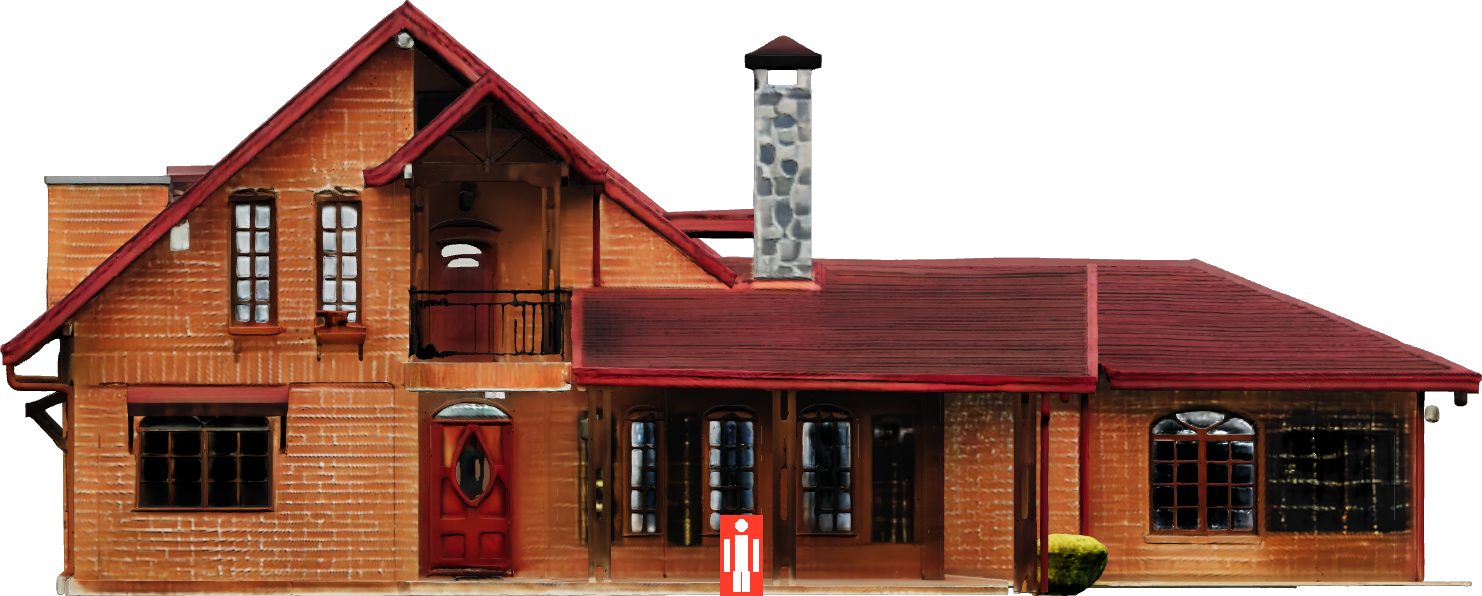
#> input picture projects/project_10/output_photos/orthophotos/human_scale_front.png, 1482 x 596 px
$ python -i create_human_scale.py   (imports and definitions only)
#> lines starting #> are read from the running program, lines starting #| are printed output that depends on the picture
#!/usr/bin/env python3
"""Create a front orthophoto with a deterministic human scale marker."""

from __future__ import annotations

import argparse
import base64
import io
import json
import os
import re
from dataclasses import dataclass
from pathlib import Path
from typing import Any

from dotenv import load_dotenv
from openai import OpenAI
from PIL import Image, ImageChops, ImageDraw


APP_ROOT = Path(__file__).resolve().parents[1]
OUTPUT_NAME = "human_scale_front.png"
METADATA_NAME = "human_scale_front_metadata.json"

FLOOR_HEIGHT_RATIOS = {
    1: 0.30,
    2: 0.22,
    3: 0.16,
    4: 0.13,
}
PERSON_HEIGHT_M = 1.70
REFERENCE_HEIGHTS_M = {
    "front_door": 2.05,
    "garage_door": 2.25,
    "first_floor": 2.75,
}
REFERENCE_PRIORITY = ("front_door", "garage_door", "first_floor", "floor_count_fallback")


@dataclass(frozen=True)
class VisibleBounds:
    left: int
    top: int
    right: int
    bottom: int

    @property
    def width(self) -> int:
        return self.right - self.left + 1

    @property
    def height(self) -> int:
        return self.bottom - self.top + 1

    def as_crop_box(self) -> tuple[int, int, int, int]:
        return (self.left, self.top, self.right + 1, self.bottom + 1)


# [29 lines left out: functions parse_args, find_front_image, find_face_image, not called in this run]


def visible_bounds(image: Image.Image) -> VisibleBounds:
    rgba = image.convert("RGBA")
    alpha = rgba.getchannel("A")
    bbox = None

    if alpha.getextrema()[0] < 250:
        bbox = alpha.point(lambda value: 255 if value > 8 else 0).getbbox()

    if bbox is None:
        # Fallback for images without meaningful alpha: trim against the corner
        # color so black/white canvas padding does not drive the scale.
        background = Image.new(rgba.mode, rgba.size, rgba.getpixel((0, 0)))
        difference = ImageChops.difference(rgba, background)
        bbox = difference.getbbox()

    if bbox is None:
        raise RuntimeError("Could not detect visible pixels in the front orthophoto.")

    left, top, right, bottom = bbox
    return VisibleBounds(left=left, top=top, right=right - 1, bottom=bottom - 1)


def crop_to_visible_content(image: Image.Image) -> tuple[Image.Image, VisibleBounds]:
    bounds = visible_bounds(image)
    return image.convert("RGBA").crop(bounds.as_crop_box()), bounds


# [84 lines left out: functions extract_json, image_to_base64_png, normalize_reference_type, analyze_scale_with_openai, not called in this run]


def ratio_for_floor_count(floors: int) -> float:
    floors = max(1, min(4, floors))
    return FLOOR_HEIGHT_RATIOS.get(floors, FLOOR_HEIGHT_RATIOS[2])


# [146 lines left out: functions fallback_height_for_floors, number_or_none, resolve_person_height, marker_geometry, draw_human_marker, not called in this run]


def write_metadata(path: Path, metadata: dict[str, Any]) -> None:
    path.write_text(json.dumps(metadata, indent=2), encoding="utf-8")


# [163 lines left out: functions calculate_building_dimensions, main, not called in this run]


# [2 lines not run here, left out]

>>> from PIL import Image
>>> picture = Image.open('../projects/project_10/output_photos/orthophotos/human_scale_front.png')
#> picture is the input picture: PIL image 1482x596 RGBA; mean R, G, B, A 72.5, 39.9, 28.7, 160.3
>>> result = crop_to_visible_content(picture)
#> in visible_bounds, `alpha = rgba.getchannel("A")`:
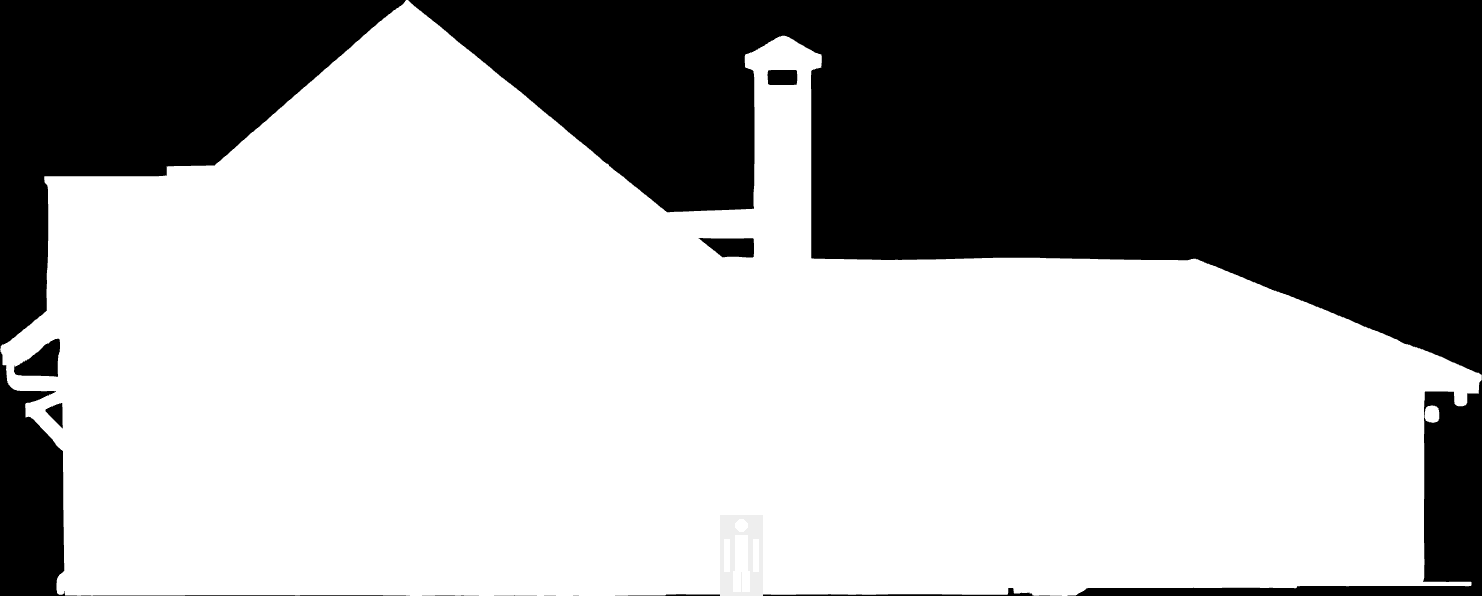
#> alpha: PIL image 1482x596 L; min 0, max 255, mean 160.3
#> in visible_bounds, `bbox = alpha.point(lambda value: 255 if value > 8 else 0).getbbox()`: bbox = (0, 0, 1482, 596)
#> in visible_bounds, `left, top, right, bottom = bbox`: left = 0; right = 1482; bottom = 596

$ run again, on projects/project_10/output_photos/orthophotos/base_basic_pbr_back.png
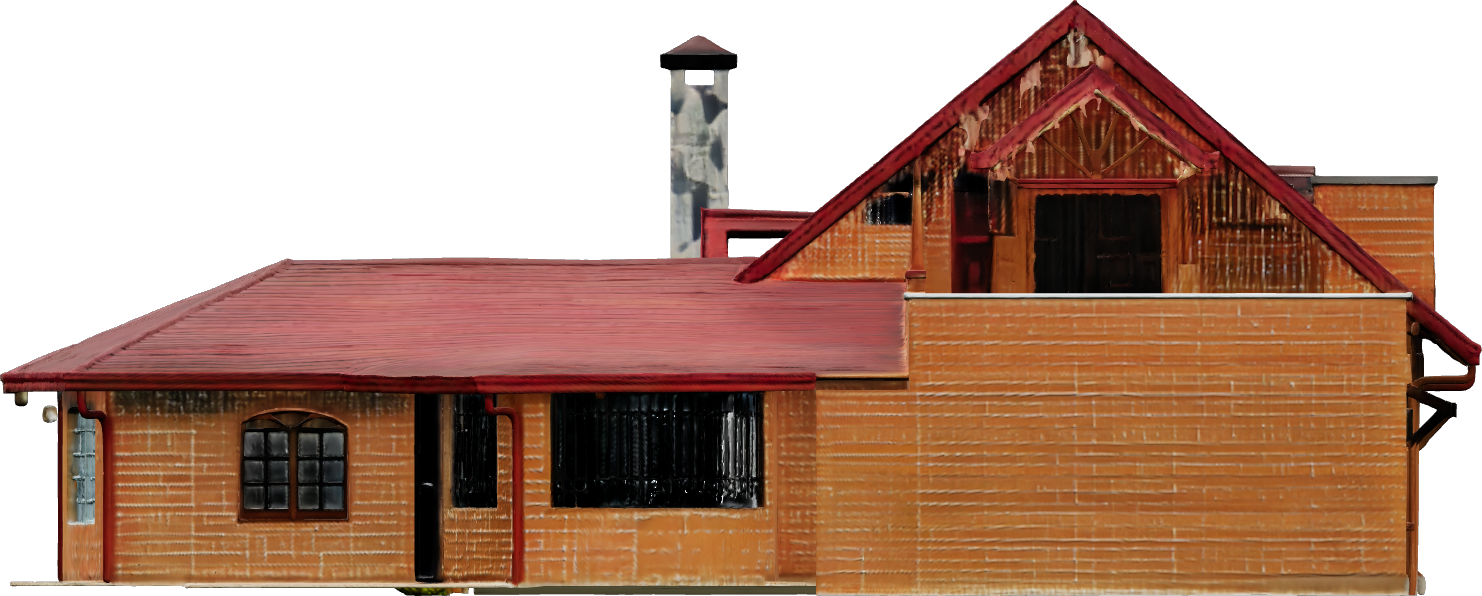
#> input picture projects/project_10/output_photos/orthophotos/base_basic_pbr_back.png, 1482 x 596 px
#> picture is the input picture: PIL image 1482x596 RGBA; mean R, G, B, A 86.4, 51.8, 34.9, 160.3
#> in visible_bounds, `alpha = rgba.getchannel("A")`:
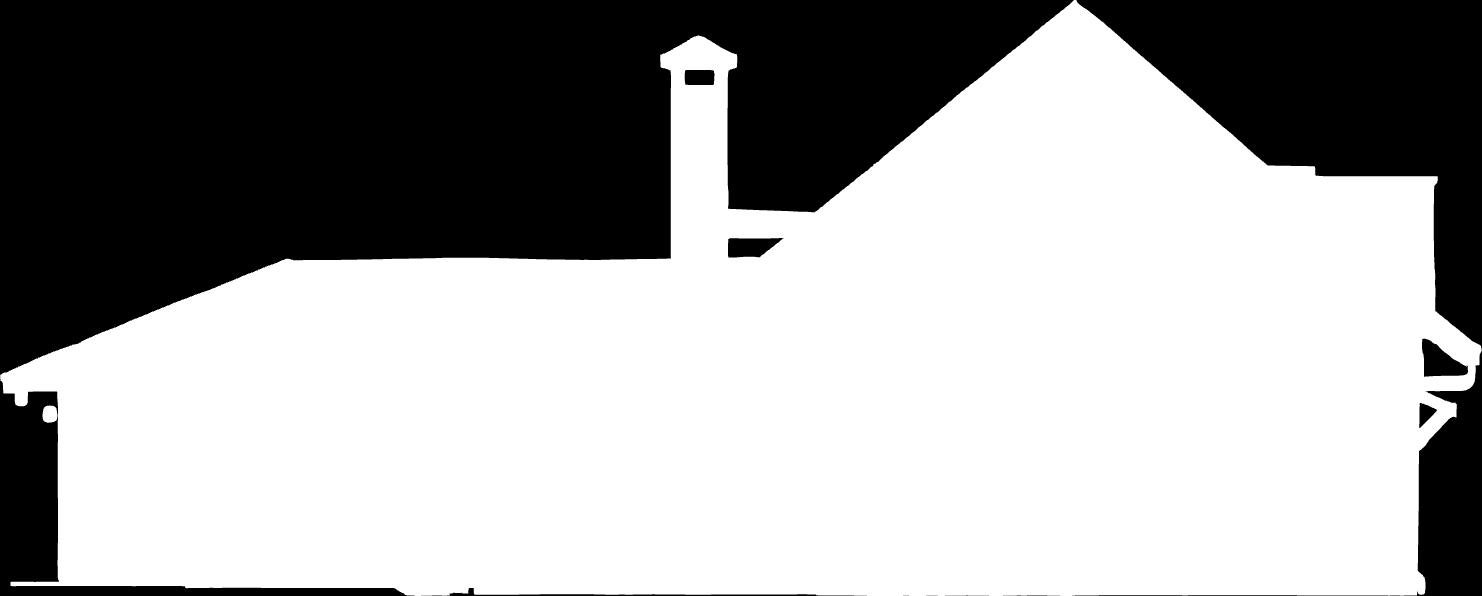
#> alpha: PIL image 1482x596 L; min 0, max 255, mean 160.3
#> bbox = (0, 0, 1482, 596)
#> left = 0; right = 1482; bottom = 596

$ run again, on projects/project_10/output_photos/orthophotos/base_basic_pbr_left.png
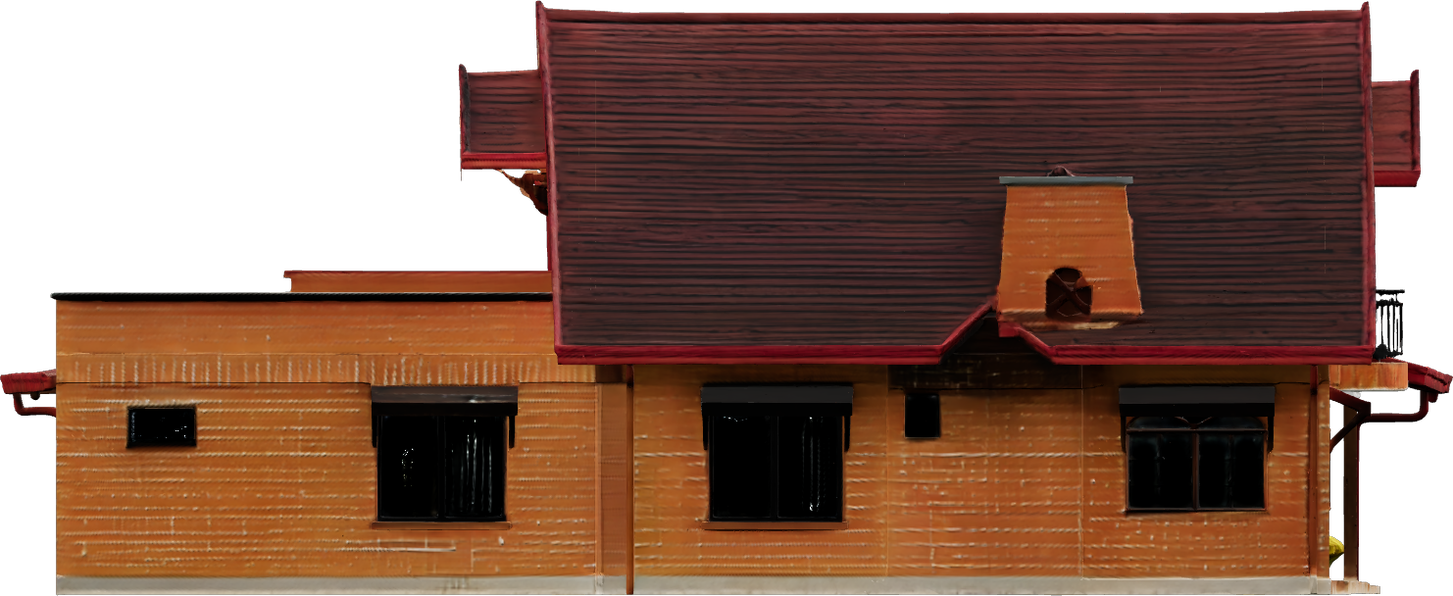
#> input picture projects/project_10/output_photos/orthophotos/base_basic_pbr_left.png, 1453 x 596 px
#> picture is the input picture: PIL image 1453x596 RGBA; mean R, G, B, A 75.6, 43.4, 29, 191.9
#> in visible_bounds, `alpha = rgba.getchannel("A")`:
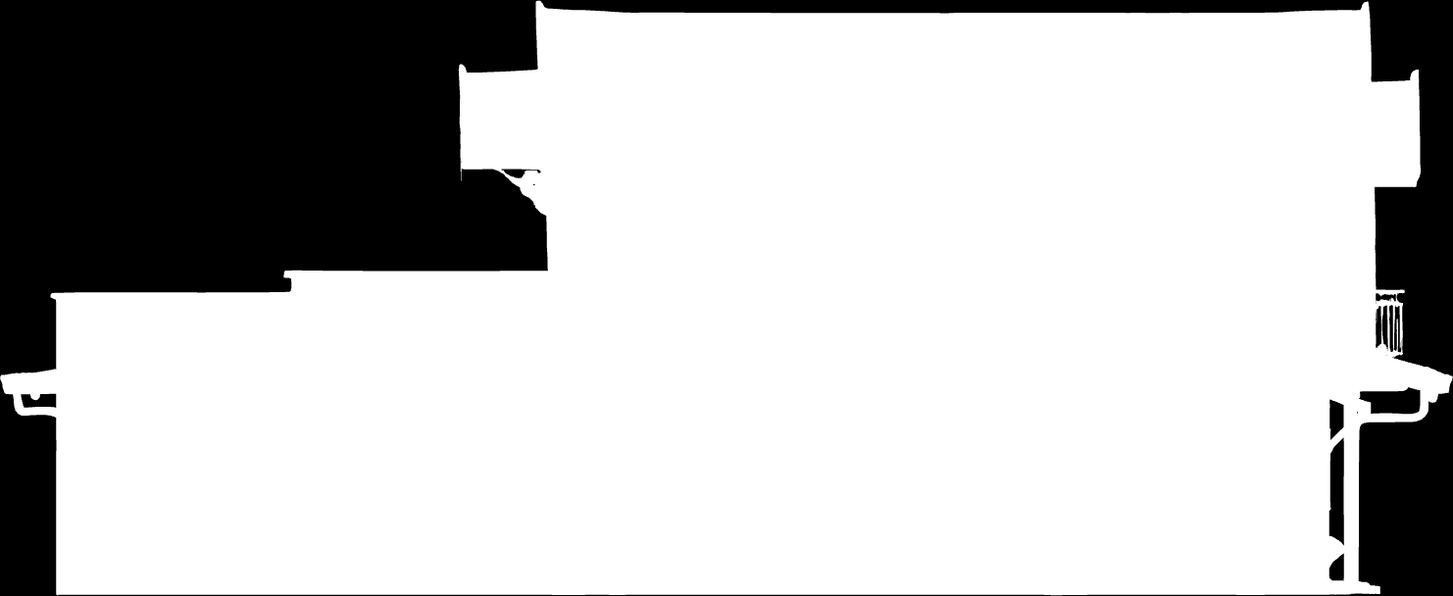
#> alpha: PIL image 1453x596 L; min 0, max 255, mean 191.9
#> bbox = (0, 0, 1453, 596)
#> left = 0; right = 1453; bottom = 596
